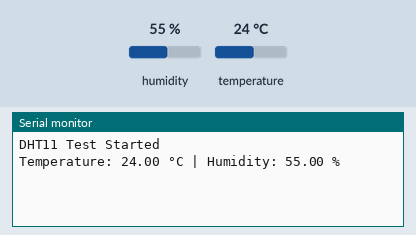
Simulated run of this sketch. Board: ESP32. Parts: the last lines printed to the serial monitor. The test bench sets the inputs (shaded band); at power-on: humidity 55 %, temperature 24 °C.

Above: at 2.2 s.
2.3 s: humidity set to 22 %
At 3.9 s:
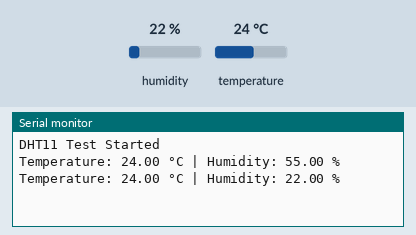
5.0 s: temperature set to 12 °C
At 6.3 s:
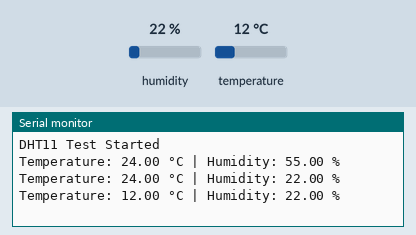
7.7 s: humidity set to 40 %
At 9.9 s:
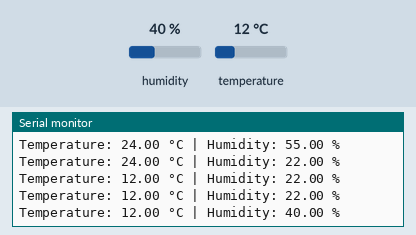
Timing chart, 0 to 11.4 s (numbered marks = the images above; inputs shaded):
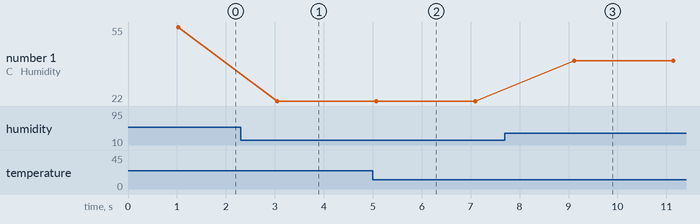

Measured:
- after the input at 2.3 s, the serial monitor: prints a new line after 0.75 s (image 1)
- after the input at 5.0 s, the serial monitor: prints a new line after 0.07 s (image 2)
- after the input at 7.7 s, the serial monitor: prints a new line after 1.4 s (image 3)
- plotted number 1: 55 → 22 after the input at 2.3 s, 22 → 40 after the input at 7.7 s

The sketch:

dht11_temperature_sensor.ino
```cpp
// DHT11 DATA → GPIO26
// DHT11 VCC  → GPIO14 (OUTPUT HIGH ≈ 3.3V)
// DHT11 GND  → GND


#include <DHT.h>

#define DHT_DATA_PIN   26
#define DHT_POWER_PIN  14
#define DHTTYPE        DHT11

DHT dht(DHT_DATA_PIN, DHTTYPE);

void setup() {
  Serial.begin(9600);

  pinMode(DHT_POWER_PIN, OUTPUT);
  digitalWrite(DHT_POWER_PIN, HIGH);  // Power DHT11

  delay(1000);
  dht.begin();

  Serial.println("DHT11 Test Started");
}

void loop() {
  float h = dht.readHumidity();
  float t = dht.readTemperature();

  if (isnan(h) || isnan(t)) {
    Serial.println("DHT11 Read Error");
  } else {
    Serial.print("Temperature: ");
    Serial.print(t);
    Serial.print(" °C | Humidity: ");
    Serial.print(h);
    Serial.println(" %");
  }

  delay(2000);
}
```
